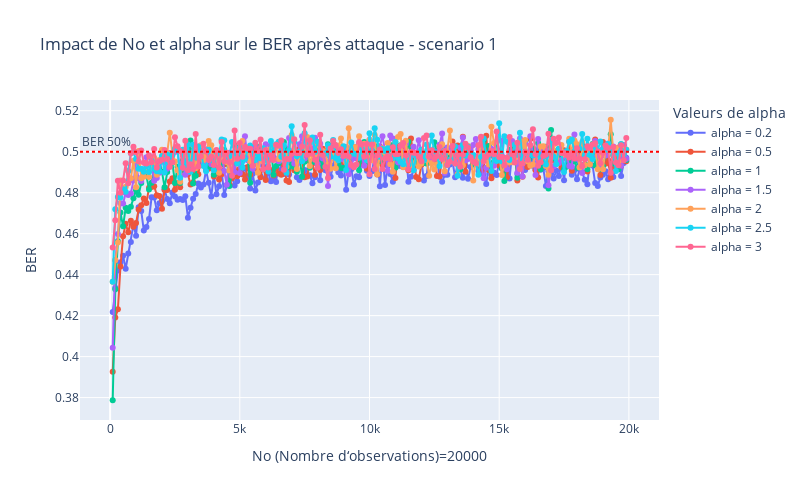
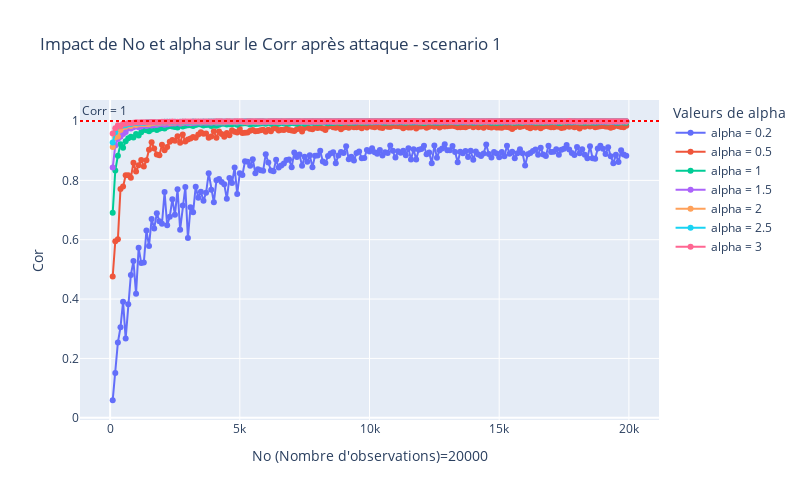

The notebook cell saved with these charts, in order:
### Markdown cell above
### Impact de $N_{o}$ et de $\alpha$ sur le BER après attaque

### Code cell
alpha_values = [0.2, 0.5, 1, 1.5, 2, 2.5, 3] # Tune the power of the watermark here
Ni_grand = 20000

fig_ber = go.Figure()
fig_corr = go.Figure()
fig_ber.add_hline(y=0.5, line_dash="dot", line_color="red", annotation_text="BER 50%", annotation_position="top left")
fig_corr.add_hline(y=1, line_dash="dot", line_color="red", annotation_text="Corr = 1", annotation_position="top left")

for alpha in alpha_values:
    # Réinitialisation des vecteurs pour les plots
    ber_values = []
    corr_values = []
    No_values = range(100,Ni_grand,100) 
    for No in No_values:
        ber_val, corr_val = do_process(alpha, No)
        ber_values.append(ber_val)
        corr_values.append(corr_val)
    # Graphique du BER
    fig_ber.add_trace(go.Scatter(x=list(No_values), y=ber_values, mode='lines+markers', name=f'alpha = {alpha}'))
    # Graphique du Corr
    fig_corr.add_trace(go.Scatter(x=list(No_values), y=corr_values, mode='lines+markers', name=f'alpha = {alpha}'))
fig_corr.update_layout(
    title="Impact de No et alpha sur le Corr après attaque - scenario 1",
    xaxis_title=f"No (Nombre d'observations)={Ni_grand}",
    yaxis_title="Cor",
    legend_title='Valeurs de alpha',
    width=800,
    height=500
)
    
fig_ber.update_layout(
    title='Impact de No et alpha sur le BER après attaque - scenario 1',
    xaxis_title=f'No (Nombre d‘observations)={Ni_grand}',
    yaxis_title='BER',
    legend_title='Valeurs de alpha',
    width=800,
    height=500
)
fig_ber.show()
fig_corr.show()

### Figure 1 — Plotly figure (JSON) as saved in the notebook; plotly's stock layout.template omitted (floating-point values rounded to 4 significant figures; data arrays with more than 128 entries replaced by an {"elided": "..."} marker saying what was removed)
{"data": [{"mode": "lines+markers", "name": "alpha = 0.2", "type": "scatter", "x": {"elided": "199 int values"}, "y": {"elided": "199 float values"}}, {"mode": "lines+markers", "name": "alpha = 0.5", "type": "scatter", "x": {"elided": "199 int values"}, "y": {"elided": "199 float values"}}, {"mode": "lines+markers", "name": "alpha = 1", "type": "scatter", "x": {"elided": "199 int values"}, "y": {"elided": "199 float values"}}, {"mode": "lines+markers", "name": "alpha = 1.5", "type": "scatter", "x": {"elided": "199 int values"}, "y": {"elided": "199 float values"}}, {"mode": "lines+markers", "name": "alpha = 2", "type": "scatter", "x": {"elided": "199 int values"}, "y": {"elided": "199 float values"}}, {"mode": "lines+markers", "name": "alpha = 2.5", "type": "scatter", "x": {"elided": "199 int values"}, "y": {"elided": "199 float values"}}, {"mode": "lines+markers", "name": "alpha = 3", "type": "scatter", "x": {"elided": "199 int values"}, "y": {"elided": "199 float values"}}], "layout": {"annotations": [{"showarrow": false, "text": "BER 50%", "x": 0, "xanchor": "left", "xref": "x domain", "y": 0.5, "yanchor": "bottom", "yref": "y"}], "height": 500, "legend": {"title": {"text": "Valeurs de alpha"}}, "shapes": [{"line": {"color": "red", "dash": "dot"}, "type": "line", "x0": 0, "x1": 1, "xref": "x domain", "y0": 0.5, "y1": 0.5, "yref": "y"}], "title": {"text": "Impact de No et alpha sur le BER après attaque - scenario 1"}, "width": 800, "xaxis": {"title": {"text": "No (Nombre d‘observations)=20000"}}, "yaxis": {"title": {"text": "BER"}}}}

### Figure 2 — Plotly figure (JSON) as saved in the notebook; plotly's stock layout.template omitted (floating-point values rounded to 4 significant figures; data arrays with more than 128 entries replaced by an {"elided": "..."} marker saying what was removed)
{"data": [{"mode": "lines+markers", "name": "alpha = 0.2", "type": "scatter", "x": {"elided": "199 int values"}, "y": {"elided": "199 float values"}}, {"mode": "lines+markers", "name": "alpha = 0.5", "type": "scatter", "x": {"elided": "199 int values"}, "y": {"elided": "199 float values"}}, {"mode": "lines+markers", "name": "alpha = 1", "type": "scatter", "x": {"elided": "199 int values"}, "y": {"elided": "199 float values"}}, {"mode": "lines+markers", "name": "alpha = 1.5", "type": "scatter", "x": {"elided": "199 int values"}, "y": {"elided": "199 float values"}}, {"mode": "lines+markers", "name": "alpha = 2", "type": "scatter", "x": {"elided": "199 int values"}, "y": {"elided": "199 float values"}}, {"mode": "lines+markers", "name": "alpha = 2.5", "type": "scatter", "x": {"elided": "199 int values"}, "y": {"elided": "199 float values"}}, {"mode": "lines+markers", "name": "alpha = 3", "type": "scatter", "x": {"elided": "199 int values"}, "y": {"elided": "199 float values"}}], "layout": {"annotations": [{"showarrow": false, "text": "Corr = 1", "x": 0, "xanchor": "left", "xref": "x domain", "y": 1, "yanchor": "bottom", "yref": "y"}], "height": 500, "legend": {"title": {"text": "Valeurs de alpha"}}, "shapes": [{"line": {"color": "red", "dash": "dot"}, "type": "line", "x0": 0, "x1": 1, "xref": "x domain", "y0": 1, "y1": 1, "yref": "y"}], "title": {"text": "Impact de No et alpha sur le Corr après attaque - scenario 1"}, "width": 800, "xaxis": {"title": {"text": "No (Nombre d'observations)=20000"}}, "yaxis": {"title": {"text": "Cor"}}}}
